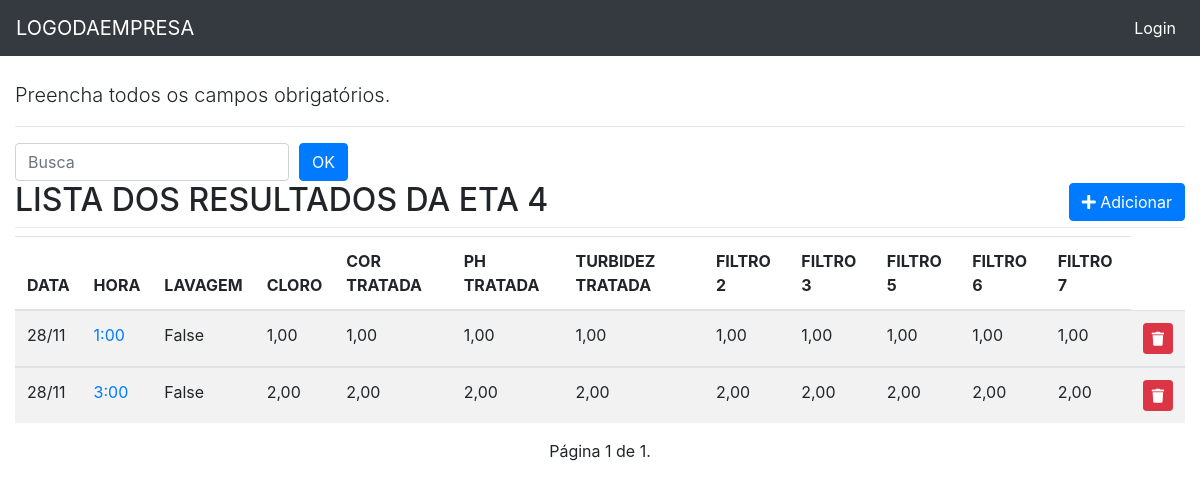
Page /eta_quatro/list/ on the committed database.
### eta_quatro/models.py (models this page shows, shortened)
class EtaQuatro(models.Model):
    data = models.DateField('Data', auto_now=False, auto_now_add=False)
    hora = models.CharField(max_length=5, choices=HORA_CHOICE)
    lavagem = models.BooleanField('Lavagem', default=False, blank=True)
    cloro = models.DecimalField('Cloro', max_digits=4, decimal_places=2, blank=True, null=True)
    cor_t = models.DecimalField('Cor Tratada', max_digits=4, decimal_places=2, blank=True, null=True)
    ph_t = models.DecimalField('Ph Tratada', max_digits=4, decimal_places=2, blank=True, null=True)
    turbidez_t = models.DecimalField('Turbidez Tratada', max_digits=4, decimal_places=2, blank=True, null=True)
    filtro2 = models.DecimalField('Filtro 2', max_digits=4, decimal_places=2, blank=True, null=True)
    filtro3 = models.DecimalField('Filtro 3', max_digits=4, decimal_places=2, blank=True, null=True)
    filtro5 = models.DecimalField('Filtro 5', max_digits=4, decimal_places=2, blank=True, null=True)
    filtro6 = models.DecimalField('Filtro 6', max_digits=4, decimal_places=2, blank=True, null=True)
    filtro7 = models.DecimalField('Filtro 7', max_digits=4, decimal_places=2, blank=True, null=True)
    class Meta:
        ordering = ('-data',)
        verbose_name = 'ETA Quatro'

### eta_quatro/views.py (the view)
# urls.py: path('list/', v.eta_quatro_list, name='eta_quatro_list'),
def eta_quatro_list(request):
    template_name = 'eta_quatro_list.html'
    obj = EtaQuatro.objects.all()
    paginator = Paginator(obj, 12)
    page_number = request.GET.get('page')
    object_list = paginator.get_page(page_number)
    context = {'object_list': object_list}
    return render(request, template_name, context)

### eta_quatro/templates/eta_quatro_list.html (shortened to what this page needs)
{% extends "base.html" %}
{% load static %}
{% block content %}
    <p class="lead">
    Preencha todos os campos obrigatórios.
    </p>
<hr>
<div class="row">
  <div class="col-sm-6">
    <form action="." method="GET" class="form-inline">
      <input type="text" id="search" name="search" class="form-control" placeholder="Busca">
      <input type="submit" class="btn btn-primary" style="margin-left: 10px;" value="OK">
    </form>
  </div>
</div>
<div class="page-header">
    <h2>LISTA DOS RESULTADOS DA ETA 4
      <span class="pull-right">
        <a href="{% url 'eta_quatro:eta_quatro_add' %}">
          <button type="button" class="btn btn-primary">
            <span class="fa fa-plus"></span> Adicionar
          </button>
        </a>
      </span>
      <div class="dropdown-divider"></div>
    </h2>
    {% if object_list %}
    <div class="table-reponsive">
        <table class="table table-striped">
          <thead>
            <tr>
              <th>DATA</th>
              <th>HORA</th>
              <th>LAVAGEM</th>
              <th>CLORO</th>
              <th>COR TRATADA</th>
              <th>PH TRATADA</th>
              <th>TURBIDEZ TRATADA</th>
              <th>FILTRO 2</th>
              <th>FILTRO 3</th>
              <th>FILTRO 5</th>
              <th>FILTRO 6</th>
              <th>FILTRO 7</th>
            </tr>
          </thead>
          <tbody>
          {% for object in object_list %}
              <tr>
                <td class="text-left">{{ object.data|date:"d/m" }}</td>
                <td>
                  <a href="{% url 'eta_quatro:eta_quatro_update' object.pk %}">{{ object.hora }}</a>
                </td>
                <td class="text-left">{{ object.lavagem }}</td>
                <td class="text-left">{{ object.cloro }}</td>
                <td class="text-left">{{ object.cor_t }}</td>
                <td class="text-left">{{ object.ph_t}}</td>
                <td class="text-left">{{ object.turbidez_t}}</td>
                <td class="text-left">{{ object.filtro2}}</td>
                <td class="text-left">{{ object.filtro3}}</td>
                <td class="text-left">{{ object.filtro5 }}</td>
                <td class="text-left">{{ object.filtro6 }}</td>
                <td class="text-left">{{ object.filtro7 }}</td>
                <td>
                      <a href="{% url 'eta_quatro:eta_quatro_delete' object.pk %}" class="btn btn-danger btn-sm" title="Excluir"
                      onclick="return confirm('Tem certeza que deseja exluir?')">
                          <i class="fa fa-trash" aria-hidden="true"></i>
                      </a>
                </td>
              </tr>
          </tbody>
      {% endfor %}
        </table>
    </div>
    <div class="pagination">
        <span class="step_links">
            <span class="current">
                Página {{ object_list.number }} de {{ object_list.paginator.num_pages }}.
            </span>
        </span>
    </div>
  {% else %}
    <p class="alert alert-warning">Sem itens na lista.</p>
  {% endif %}
</div>
{% endblock content %}l>

### core/static/css/style.css (style rules this page uses)
body { margin-top: 80px; }
.pagination { margin-bottom: 20px; }
.step_links { position: relative; margin-left: auto; margin-right: auto; }

### rows in the picture
EtaQuatro: data "28/11", hora "1:00", lavagem "False", cloro "1,00", cor_t "1,00", ph_t "1,00", turbidez_t "1,00", filtro2 "1,00", filtro3 "1,00", filtro5 "1,00", filtro6 "1,00", filtro7 "1,00"
EtaQuatro: data "28/11", hora "3:00", lavagem "False", cloro "2,00", cor_t "2,00", ph_t "2,00", turbidez_t "2,00", filtro2 "2,00", filtro3 "2,00", filtro5 "2,00", filtro6 "2,00", filtro7 "2,00"

### other values in the picture
{{ object_list.number }} "1"
{{ object_list.paginator.num_pages }} "1"
